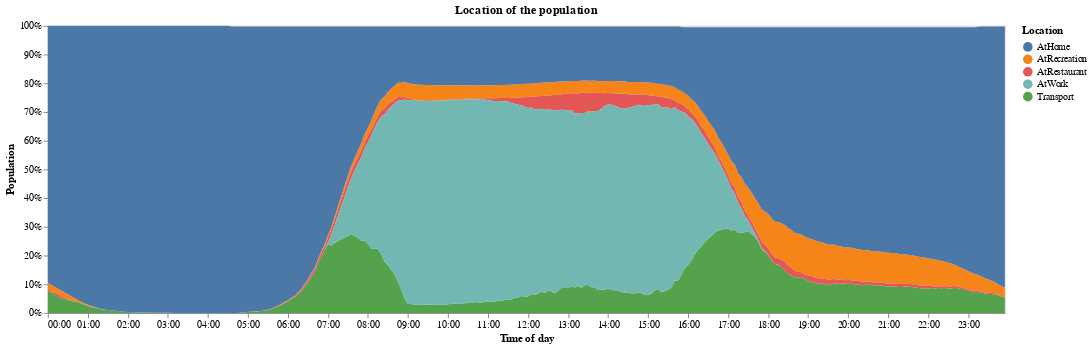

The code cell stored with this chart in its notebook:
### Code cell
location.drop(location[location["status"] == "NA"].index, inplace=True)

alt.Chart(location).mark_area().encode(
    x = alt.X('clocktime:T', title="Time of day", axis=alt.Axis(format="%H:%M")),
    y = alt.Y('percentage:Q', title="Population", axis=alt.Axis(format='%')),
    color = alt.Color('status', title="Location"),
    tooltip = [alt.Tooltip('clocktime:T', format="%H:%M"), alt.Tooltip('percentage', format=".2%"), 'status']
).properties(width=1000, title='Location of the population')

### Figure 1 — Vega-Lite specification as saved in the notebook (floating-point values rounded to 4 significant figures; data arrays with more than 128 entries replaced by an {"elided": "..."} marker saying what was removed)
{"config": {"view": {"continuousWidth": 400, "continuousHeight": 300}}, "data": {"name": "data-8b3da6fda1f00cbdb76bcf5c66d4f1bb"}, "mark": "area", "encoding": {"color": {"field": "status", "title": "Location", "type": "nominal"}, "tooltip": [{"field": "clocktime", "format": "%H:%M", "type": "temporal"}, {"field": "percentage", "format": ".2%", "type": "quantitative"}, {"field": "status", "type": "nominal"}], "x": {"axis": {"format": "%H:%M"}, "field": "clocktime", "title": "Time of day", "type": "temporal"}, "y": {"axis": {"format": "%"}, "field": "percentage", "title": "Population", "type": "quantitative"}}, "title": "Location of the population", "width": 1000, "$schema": "https://vega.github.io/schema/vega-lite/v4.17.0.json", "datasets": {"data-8b3da6fda1f00cbdb76bcf5c66d4f1bb": {"elided": "1225 records"}}}
